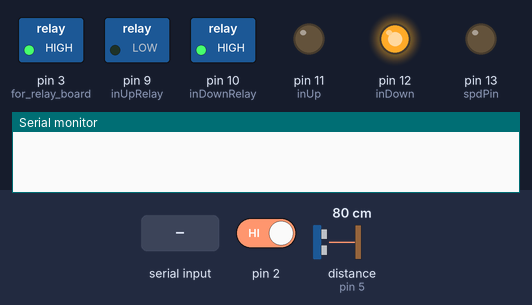
Bench run of a sketch on a simulated Arduino Uno, built with avr-gcc and run on an emulated ATmega328P. Parts: switched loads named in the sketch (green lamp = pin HIGH), output pins drawn as LEDs (lit = HIGH), the last lines printed to the serial monitor. Wiring (inferred from the names in the program): ultrasonic range finder: trigger pin 6; echo pin 5. Inputs (shaded band) come from the test bench; at power-on: distance to the obstacle (sensor on pin 5) 80 cm, pin 2 HIGH. The echo pulse lasts 58.3 µs per cm; pins used as bus, display or sensor lines are not drawn.

Above: at 1.2 s.
1.3 s: distance to the obstacle (sensor on pin 5) set to 6 cm
2.8 s: distance to the obstacle (sensor on pin 5) set to 3 cm
At 4.0 s:
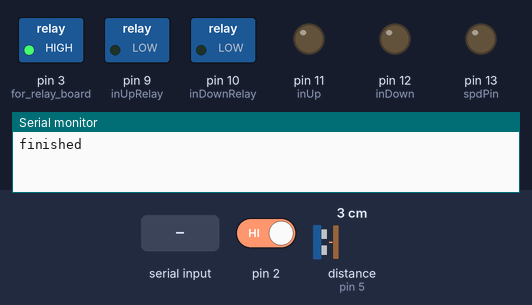
4.3 s: pin 2 driven LOW
5.8 s: "1\n" received over Serial
8.8 s: byte 50 (50) received over Serial
At 8.97 s:
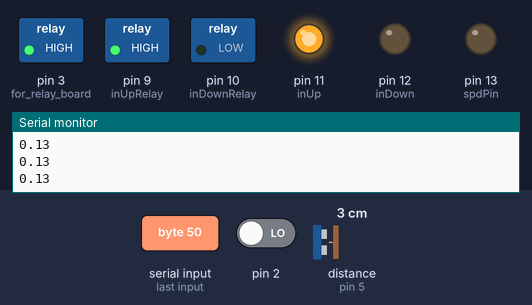
11.8 s: "0\n" received over Serial
Timing chart, 0 to 14.3 s (numbered marks = the images above; inputs shaded):
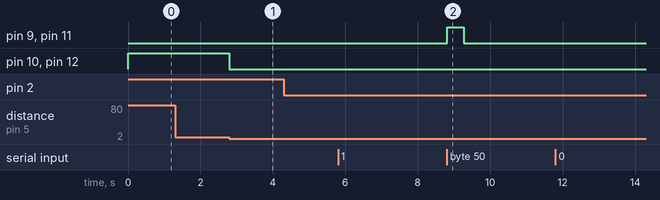

Measured:
- the behaviour switches between 5 and 4 cm on distance to the obstacle (sensor on pin 5) (found by bisection; images 0 and 1)
- after the input at 1.3 s, every drawn part: stays the same
- after the input at 2.8 s, pin 10 (inDownRelay), pin 12 (inDown): HIGH → LOW at once
- after the input at 8.8 s, pin 9 (inUpRelay), pin 11 (inUp): LOW → HIGH at once, → LOW 0.46 s later

The sketch:

treadmill.ino
```cpp
#define echoPin 5 // Echo Pin
#define trigPin 6 // Trigger Pin
int maximumRange = 200; // Maximum range needed
int minimumRange = 0; // Minimum range needed
long duration, distance; // Duration used to calculate distance

int onTime;
int inUpRelay = 9;
int inDownRelay = 10;
int inUp = 11;
int inDown = 12;
int spdPin = 13;
int command = 5;
float spd = 0.0;
boolean up = false;
boolean down = false;
boolean initialize = true;
int inclineCount = 11;
int reedPower = 7;
void setup()
{
  pinMode(reedPower, OUTPUT);
  attachInterrupt(0, emergencyStop, FALLING);

  //USE THIS SKETCH FOR SPEED CHANGE TREADMILL USE HI ON PIN 13 TO CHANGE INCLINE
  pinMode(3,OUTPUT); // for relay board
  digitalWrite(3, HIGH); // turns on relay
  pinMode(inUpRelay, OUTPUT);
  pinMode(inDownRelay, OUTPUT);
  pinMode(inUp, OUTPUT);
  pinMode(inDown, OUTPUT);
  pinMode(spdPin, OUTPUT);

  pinMode(trigPin, OUTPUT);
  pinMode(echoPin, INPUT);
  Serial.begin(9600);


}

void loop()
{
  if(initialize == true){
    calibrate();
    initialize = false;
  }
  if (Serial.available()) {
    command = Serial.read();
    switch (command) {
      case 48: //Slow Down
        if(spd <= 0.09){
          spd = 0.0;
        }else if (spd - 0.01 >= 0.09) {
          spd = spd - .01;
          //setMotorSpeed(spd);
        }
        break;
      case 49: //Speed Up
        if(spd == 0.0){
          spd = 0.09;
        }else if (spd + .01 <= 0.96) {
          spd = spd + .01;
      }
      //change speed
      break;
      case 50:
        up = true;
        down = false;
        inclineCount = inclineCount - 11;
      break;

      case 51:
        up = false;
        down = true;
        inclineCount = inclineCount - 11;
      break;

      case 52:
        spd = 0.0;
      break;
      default:
        //Serial.print("invalid command");
      break;
    }
    if(spd >= 0.09){
      Serial.print(spd + 0.04);
    }else{
      Serial.print(0.0);
    }
    Serial.print("\n");
}

if(inclineCount <= 20){
 // Serial.print("in if");
  setIncline(up,down);
  inclineCount++;
}
//Serial.print(spd);
//Serial.print("\n");
setMotorSpeed(spd);
}

void setMotorSpeed(float spd){
  onTime = floor(spd * 50);
  digitalWrite(spdPin, HIGH);
  delay(onTime);
  digitalWrite(spdPin, LOW);
  delay(50 - onTime);
}

void setIncline(boolean up, boolean down){
  updateHeight();

  if(distance < 14 && up == true && down == false){
    digitalWrite(inUpRelay,HIGH);
    digitalWrite(inDownRelay,LOW);
    digitalWrite(inUp,HIGH);
    digitalWrite(inDown,LOW);

  }else if(distance > 4 && up == false && down == true){
    digitalWrite(inUpRelay,LOW);
    digitalWrite(inDownRelay,HIGH);
    digitalWrite(inUp,LOW);
    digitalWrite(inDown,HIGH);

  }
  if(inclineCount == 20 || (distance > 14 && up == true && down == false) || (distance < 4 && up == false && down == true)){
    inclineCount = 21;
    digitalWrite(inUpRelay,LOW);
    digitalWrite(inDownRelay,LOW);
    digitalWrite(inUp,LOW);
    digitalWrite(inDown,LOW);

  }

}

void calibrate(){
    boolean calibrate = true;
    updateHeight();
    if(distance > 3){
      digitalWrite(inUpRelay,LOW);
      digitalWrite(inDownRelay,HIGH);
      digitalWrite(inUp,LOW);
      digitalWrite(inDown,HIGH);
      delay(50);
    while(calibrate == true){
      updateHeight();
      if(distance < 4){
        digitalWrite(inUpRelay,LOW);
        digitalWrite(inDownRelay,LOW);
        digitalWrite(inUp,LOW);
        digitalWrite(inDown,LOW);
        calibrate = false;
      }
      delay(50);

    }
    }

   Serial.println("finished");

}

void updateHeight(){
 digitalWrite(trigPin, LOW);
 delayMicroseconds(2);

 digitalWrite(trigPin, HIGH);
 delayMicroseconds(10);

 digitalWrite(trigPin, LOW);
 duration = pulseIn(echoPin, HIGH);

 //Calculate the distance (in cm) based on the speed of sound.
 distance = duration/58.2;

}

void emergencyStop(){
  spd = 0.0;
  Serial.println("STOP");
}
```
